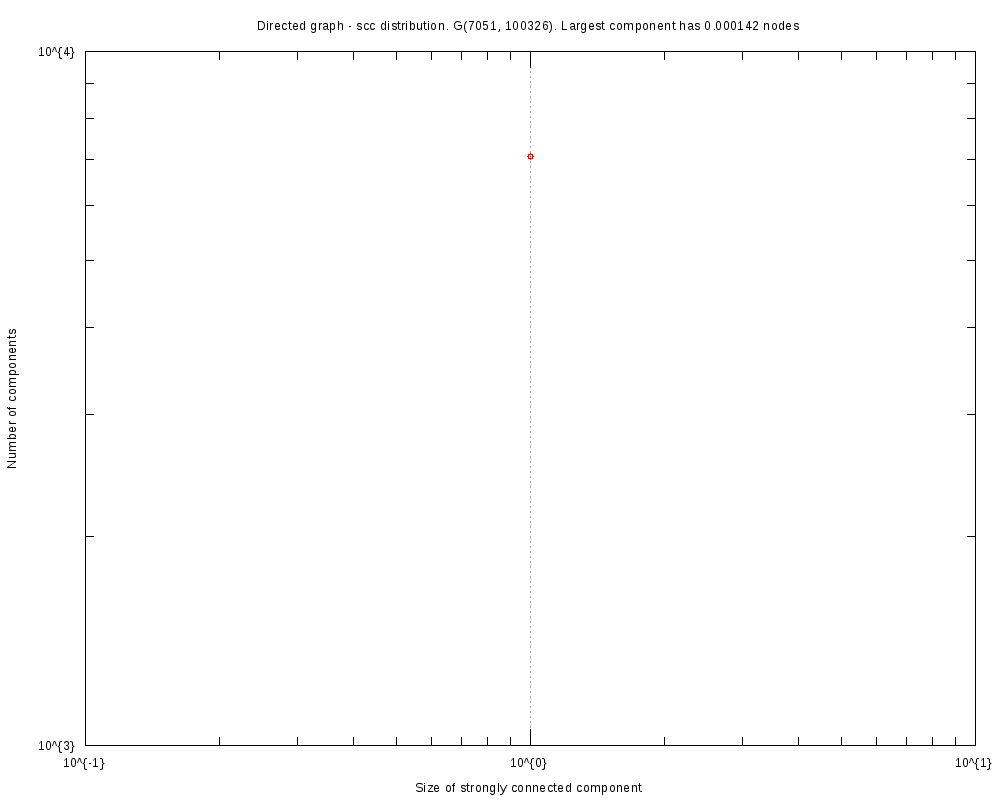

The gnuplot source for this figure:
#
# Directed graph - scc distribution. G(7115, 103406). Largest component has 0.000141 nodes (Sun Oct 29 09:51:26 2017)
#

set title "Directed graph - scc distribution. G(7115, 103406). Largest component has 0.000141 nodes"
set key bottom right
set logscale xy 10
set format x "10^{%L}"
set mxtics 10
set format y "10^{%L}"
set mytics 10
set grid
set xlabel "Size of strongly connected component"
set ylabel "Number of components"
set tics scale 2
set terminal png font arial 10 size 1000,800
set output 'scc.EUC.png'
plot 	"scc.EUC.tab" using 1:2 title "" with linespoints pt 6
